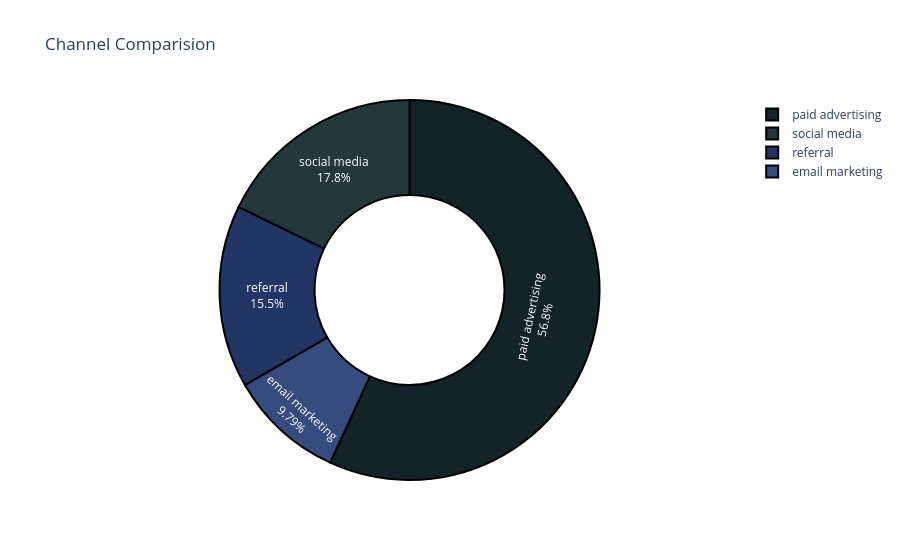

The notebook cell saved with this chart:
### Code cell
fig = px.pie(data_frame=least_channel, names='channel', values='cost', title='Channel Comparision', height=500, hole=0.5)
fig.update_traces(hoverinfo='percent+label', textinfo='percent+label', marker=dict(colors=['rgb(56, 75, 126)', 'rgb(18, 36, 37)', 'rgb(34, 53, 101)', 'rgb(36, 55, 57)', 'rgb(6, 4, 4)'], line=dict(color='black', width=2)))
fig.show()

### Figure 1 — Plotly figure (JSON) as saved in the notebook; plotly's stock layout.template omitted (floating-point values rounded to 4 significant figures)
{"data": [{"domain": {"x": [0, 1], "y": [0, 1]}, "hole": 0.5, "hoverinfo": "percent+label", "hovertemplate": "channel=%{label}<br>cost=%{value}<extra></extra>", "labels": ["email marketing", "paid advertising", "referral", "social media"], "legendgroup": "", "marker": {"colors": ["rgb(56, 75, 126)", "rgb(18, 36, 37)", "rgb(34, 53, 101)", "rgb(36, 55, 57)", "rgb(6, 4, 4)"], "line": {"color": "black", "width": 2}}, "name": "", "showlegend": true, "textinfo": "percent+label", "type": "pie", "values": [5.246, 30.45, 8.32, 9.546]}], "layout": {"autosize": true, "legend": {"tracegroupgap": 0}, "title": {"text": "Channel Comparision"}}}
